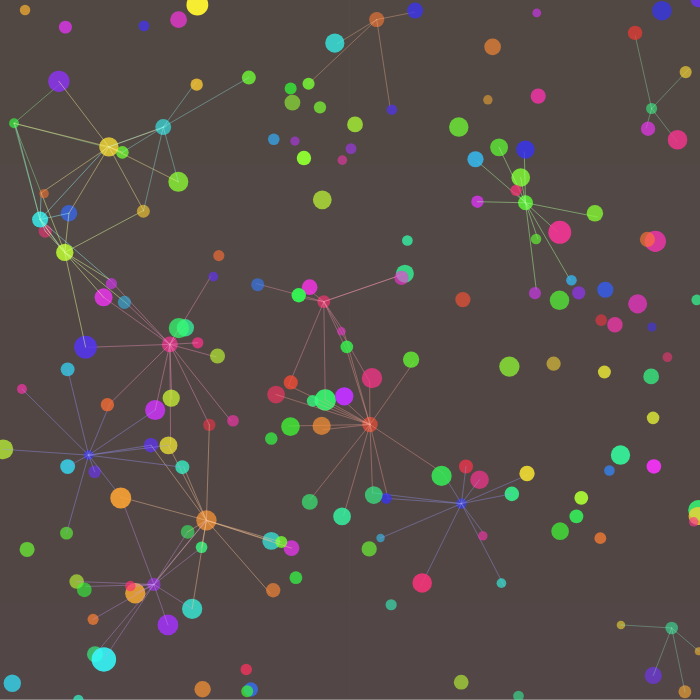
Frame 1 (no input)
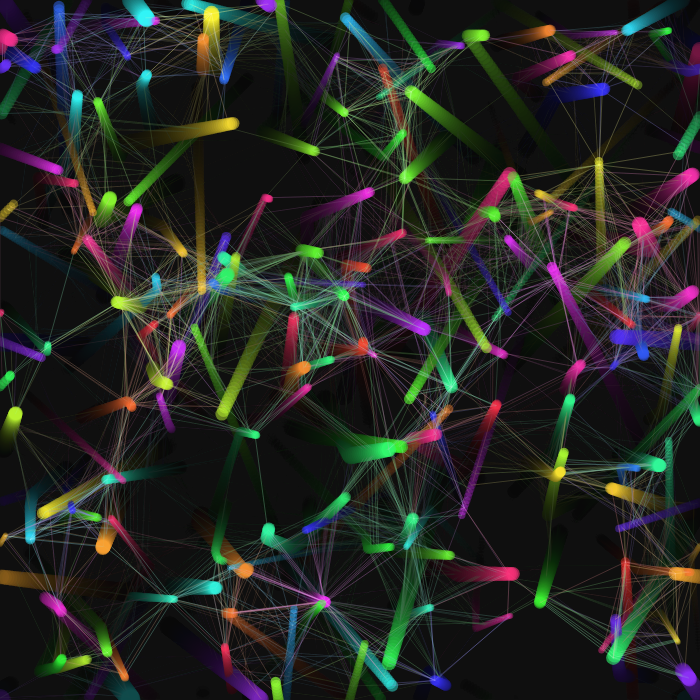
Frame 60 (no input)
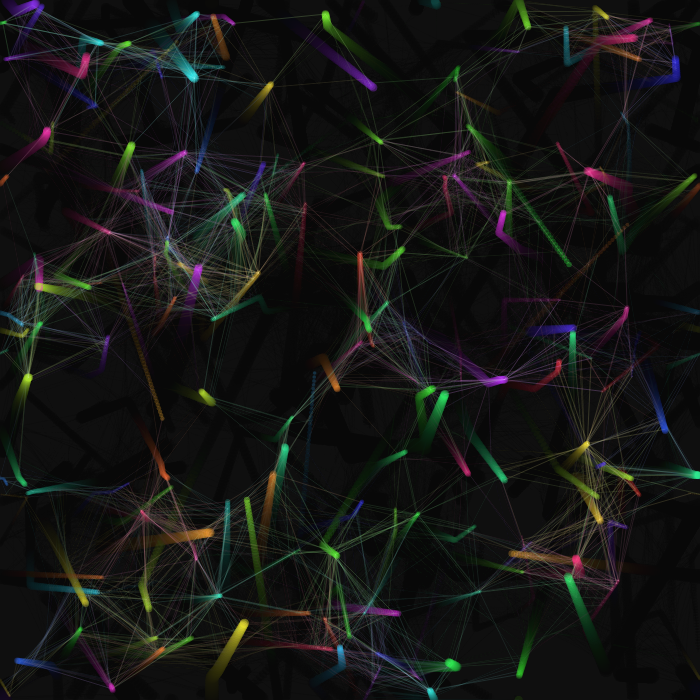
Frame 120 (the mouse pressed at the canvas centre since frame 60)

The p5.js sketch that drew these frames (run headless with seeded random() and noise() and a simulated clock; from frame 60 on, the mouse is pressed at the canvas centre):

// p5.js sketch
// ── sketch.js
let particles = [];
const particleCount = 180;

function setup() {
  createCanvas(700, 700);
  colorMode(HSB, 360, 100, 80, 1);
  noStroke();
  
  for (let i = 0; i < particleCount; i++) {
    particles.push({
      x: random(width),
      y: random(height),
      size: random(10, 20),
      speedX: random(-3, 3),
      speedY: random(-4, 4),
      hue: random(360),
      life: random(150, 210),
      maxLife: random(150, 210)
    });
  }
  
  for (let y = 0; y < height; y++) {
    let inter = map(y, 0, height, 0, 1);
    let c = lerpColor(color(20, 60, 10), color(450, 50, 10), inter);
    stroke(c);
    line(0, y, width, y);
  }
}

function draw() {
  fill(0, 0, 0, 0.06);
  noStroke();
  rect(0, 0, width, height);
  
  for (let i = 0; i < particles.length; i++) {
    let p = particles[i];
    
    let noiseScale = 0.02;
    let angle = noise(p.x * noiseScale, p.y * noiseScale, frameCount * 0.006) * TWO_PI * 2;
    
    if (random() < 0.02) {
      p.speedX = cos(angle) * random(0.5, 2);
      p.speedY = sin(angle) * random(0.5, 2);
    }
    
    p.x += p.speedX;
    p.y += p.speedY;
    
    if (p.x > width) p.x = 0;
    if (p.x < 0) p.x = width;
    if (p.y > height) p.y = 0;
    if (p.y < 0) p.y = height;
    
    p.life--;
    if (p.life <= 0) {
      
      if (random() > 0.4) {
        
        p.x = random() > 0.6 ? 0 : width;
        p.y = random(height);
      } else {
  
        p.x = random(width);
        p.y = random(height);
      }
      p.life = p.maxLife;
      p.hue = (p.hue + random(40, 80)) % 360;
    }
    
    let alpha = map(p.life, 0, p.maxLife, 0, 1);
    fill(p.hue, 80, 90, alpha * 0.7);
    ellipse(p.x, p.y, p.size * alpha);
    
    if (random() < 0.1) {
      for (let j = 0; j < particles.length; j++) {
        let other = particles[j];
        let d = dist(p.x, p.y, other.x, other.y);
        if (d > 0 && d < 100) {
          stroke(p.hue, 40, 80, alpha * 0.4);
          line(p.x, p.y, other.x, other.y);
          noStroke();
        }
      }
    }
  }
}
